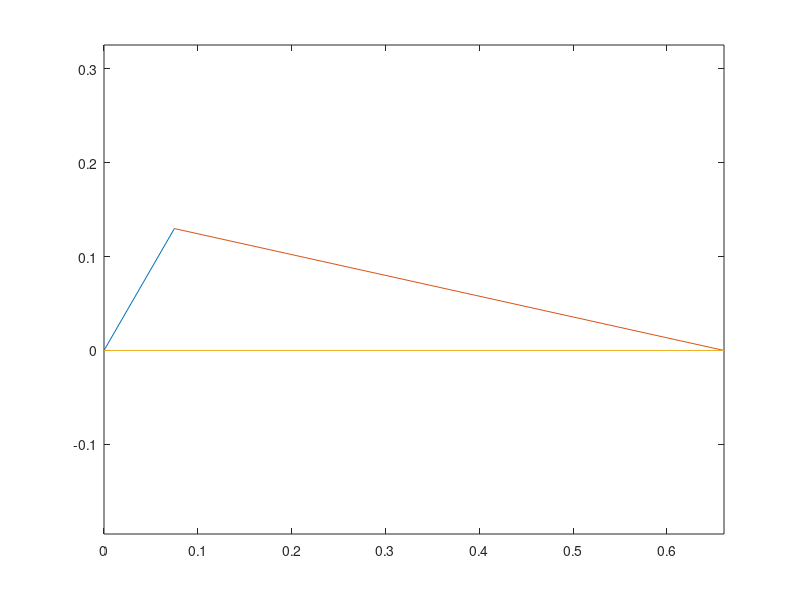

MATLAB code to generate this figure:
% Problem: A crank mechanism is shown in the figure. L2 = 0.15 m and L3 =
% 0.6m. Link 2 is the input member and equals 60°. Determine theta 3 and s.

% System
% L2*cos(theta2) + L3*cos(theta3)-s = 0
% L2*sin(theta2) + L3*sin(theta3) = 0

% Clear 
clear
clc

% Params
L2 = 0.15; % m
L3 = 0.6; % m
theta2 = 60/180*pi; % radians

% System
f = @(x) [L2*cos(theta2) + L3*cos(x(1)) - x(2);
          L2*sin(theta2) + L3*sin(x(1))];

% Initial guess
x0 = [0; 0;];

% Using fsolve
x = fsolve(f, x0)

% Plot
plot([0, L2*cos(theta2)], [0, L2*sin(theta2)]); hold on;
plot([L2*cos(theta2), L2*cos(theta2) + L3*cos(x(1))], [L2*sin(theta2), L2*sin(theta2)+L3*sin(x(1))]);
plot([0, x(2)], [0, 0]);
axis equal;